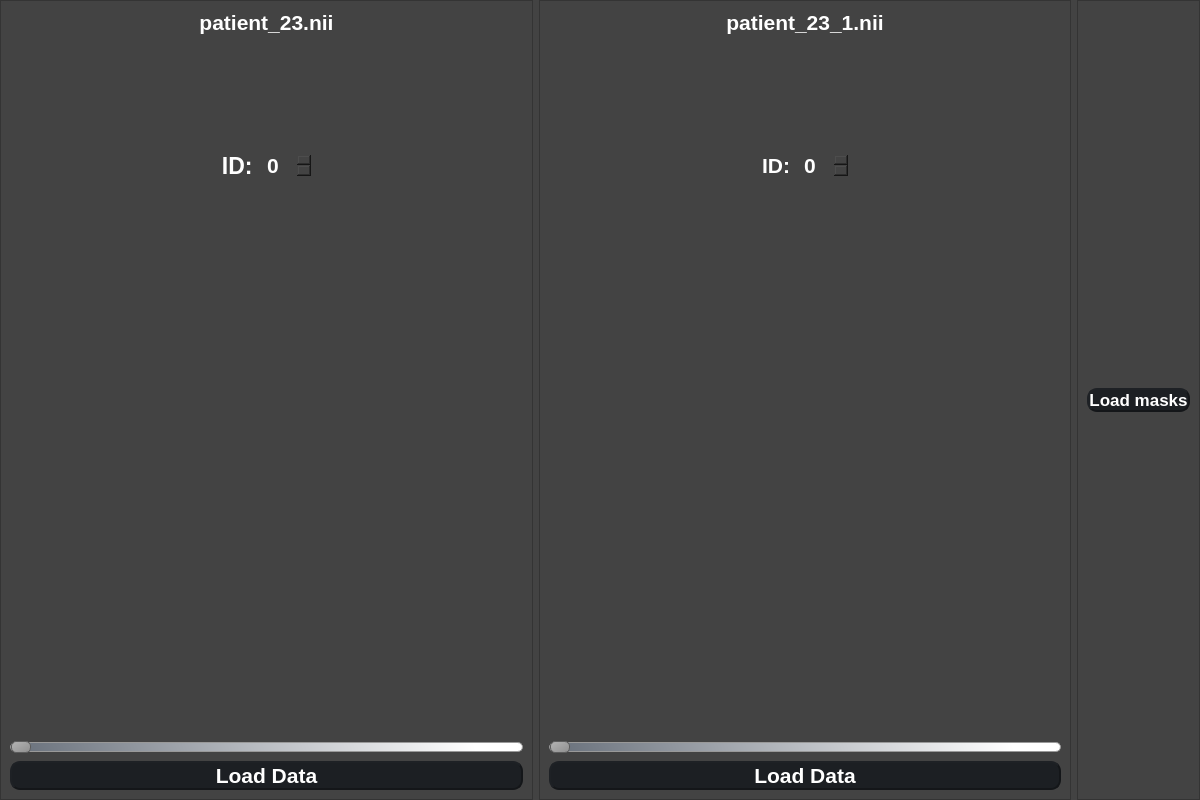
<?xml version="1.0" encoding="UTF-8"?>
<ui version="4.0">
 <class>MainWindow</class>
 <widget class="QMainWindow" name="MainWindow">
  <property name="geometry">
   <rect>
    <x>0</x>
    <y>0</y>
    <width>1200</width>
    <height>800</height>
   </rect>
  </property>
  <property name="windowTitle">
   <string>MainWindow</string>
  </property>
  <widget class="QWidget" name="centralwidget">
   <property name="styleSheet">
    <string notr="true">background-color: rgb(67, 67, 67);</string>
   </property>
   <layout class="QHBoxLayout" name="horizontalLayout">
    <property name="leftMargin">
     <number>0</number>
    </property>
    <property name="topMargin">
     <number>0</number>
    </property>
    <property name="rightMargin">
     <number>0</number>
    </property>
    <property name="bottomMargin">
     <number>0</number>
    </property>
    <item>
     <widget class="QFrame" name="frame">
      <property name="frameShape">
       <enum>QFrame::Shape::StyledPanel</enum>
      </property>
      <property name="frameShadow">
       <enum>QFrame::Shadow::Raised</enum>
      </property>
      <layout class="QVBoxLayout" name="verticalLayout">
       <property name="spacing">
        <number>6</number>
       </property>
       <item alignment="Qt::AlignmentFlag::Qt::AlignmentFlag::AlignTop">
        <widget class="QLabel" name="label_file_1">
         <property name="font">
          <font>
           <pointsize>16</pointsize>
           <bold>true</bold>
          </font>
         </property>
         <property name="styleSheet">
          <string notr="true">color: rgb(255, 255, 255);
background-color: none;
border-radius: 10px;</string>
         </property>
         <property name="text">
          <string>patient_23.nii</string>
         </property>
         <property name="alignment">
          <set>Qt::AlignmentFlag::AlignCenter</set>
         </property>
        </widget>
       </item>
       <item>
        <layout class="QHBoxLayout" name="horizontalLayout_2">
         <property name="sizeConstraint">
          <enum>QLayout::SizeConstraint::SetDefaultConstraint</enum>
         </property>
         <item>
          <spacer name="horizontalSpacer_2">
           <property name="orientation">
            <enum>Qt::Orientation::Horizontal</enum>
           </property>
           <property name="sizeHint" stdset="0">
            <size>
             <width>40</width>
             <height>20</height>
            </size>
           </property>
          </spacer>
         </item>
         <item alignment="Qt::AlignmentFlag::Qt::AlignmentFlag::AlignVCenter">
          <widget class="QLabel" name="label_id_1">
           <property name="maximumSize">
            <size>
             <width>16777215</width>
             <height>16777215</height>
            </size>
           </property>
           <property name="font">
            <font>
             <pointsize>17</pointsize>
             <bold>true</bold>
            </font>
           </property>
           <property name="styleSheet">
            <string notr="true">color: rgb(255, 255, 255);
background-color: none;
border-radius: 10px;</string>
           </property>
           <property name="text">
            <string>ID: </string>
           </property>
           <property name="alignment">
            <set>Qt::AlignmentFlag::AlignRight|Qt::AlignmentFlag::AlignTrailing|Qt::AlignmentFlag::AlignVCenter</set>
           </property>
          </widget>
         </item>
         <item alignment="Qt::AlignmentFlag::Qt::AlignmentFlag::AlignVCenter">
          <widget class="QSpinBox" name="spinBox_1">
           <property name="maximumSize">
            <size>
             <width>120</width>
             <height>120</height>
            </size>
           </property>
           <property name="font">
            <font>
             <pointsize>16</pointsize>
             <bold>true</bold>
            </font>
           </property>
           <property name="layoutDirection">
            <enum>Qt::LayoutDirection::LeftToRight</enum>
           </property>
           <property name="styleSheet">
            <string notr="true">QSpinBox {
	border: none;
	color: rgb(255, 255, 255);
}</string>
           </property>
          </widget>
         </item>
         <item>
          <spacer name="horizontalSpacer">
           <property name="orientation">
            <enum>Qt::Orientation::Horizontal</enum>
           </property>
           <property name="sizeType">
            <enum>QSizePolicy::Policy::Expanding</enum>
           </property>
           <property name="sizeHint" stdset="0">
            <size>
             <width>40</width>
             <height>20</height>
            </size>
           </property>
          </spacer>
         </item>
        </layout>
       </item>
       <item>
        <widget class="QWidget" name="Graph_widget_1" native="true">
         <property name="minimumSize">
          <size>
           <width>512</width>
           <height>512</height>
          </size>
         </property>
         <property name="maximumSize">
          <size>
           <width>512</width>
           <height>512</height>
          </size>
         </property>
        </widget>
       </item>
       <item>
        <widget class="QSlider" name="horizontalSlider_1">
         <property name="styleSheet">
          <string notr="true">QSlider::groove:horizontal {
    border: 1px solid #999999;
    height: 8px; /* the groove expands to the size of the slider by default. by giving it a height, it has a fixed size */
    background: qlineargradient(spread:pad, x1:0, y1:0.79, x2:0.909, y2:0.784091, stop:0 rgba(103, 111, 122, 255), stop:1 rgba(255, 255, 255, 255));
    margin: 2px 0;
	border-radius: 5px;
}

QSlider::handle:horizontal {
    background: qlineargradient(x1:0, y1:0, x2:1, y2:1, stop:0 #b4b4b4, stop:1 #8f8f8f);
    border: 1px solid #5c5c5c;
    width: 18px;
    margin: -2px 0; /* handle is placed by default on the contents rect of the groove. Expand outside the groove */
    border-radius: 5px;
}</string>
         </property>
         <property name="orientation">
          <enum>Qt::Orientation::Horizontal</enum>
         </property>
        </widget>
       </item>
       <item>
        <widget class="QPushButton" name="pushButton_load_1">
         <property name="font">
          <font>
           <pointsize>16</pointsize>
           <bold>true</bold>
          </font>
         </property>
         <property name="cursor">
          <cursorShape>PointingHandCursor</cursorShape>
         </property>
         <property name="styleSheet">
          <string notr="true">QPushButton {
	background-color: rgb(28, 31, 35);
	color: rgb(255, 255, 255);
	border-radius: 10px;
	border-style: outset;
	border-width: 2px;
	border-color:rgb(20, 22, 25)
}

QPushButton:hover {
	background-color: rgb(41, 46, 52);
}

QPushButton:pressed {
	background-color: rgb(33, 37, 42);
}</string>
         </property>
         <property name="text">
          <string>Load Data</string>
         </property>
        </widget>
       </item>
      </layout>
     </widget>
    </item>
    <item>
     <widget class="QFrame" name="frame_2">
      <property name="frameShape">
       <enum>QFrame::Shape::StyledPanel</enum>
      </property>
      <property name="frameShadow">
       <enum>QFrame::Shadow::Raised</enum>
      </property>
      <layout class="QVBoxLayout" name="verticalLayout_2">
       <item alignment="Qt::AlignmentFlag::Qt::AlignmentFlag::AlignTop">
        <widget class="QLabel" name="label_file_2">
         <property name="font">
          <font>
           <pointsize>16</pointsize>
           <bold>true</bold>
          </font>
         </property>
         <property name="styleSheet">
          <string notr="true">color: rgb(255, 255, 255);
background-color: none;
border-radius: 10px;</string>
         </property>
         <property name="text">
          <string>patient_23_1.nii</string>
         </property>
         <property name="alignment">
          <set>Qt::AlignmentFlag::AlignCenter</set>
         </property>
        </widget>
       </item>
       <item>
        <layout class="QHBoxLayout" name="horizontalLayout_3">
         <item>
          <spacer name="horizontalSpacer_3">
           <property name="orientation">
            <enum>Qt::Orientation::Horizontal</enum>
           </property>
           <property name="sizeHint" stdset="0">
            <size>
             <width>40</width>
             <height>20</height>
            </size>
           </property>
          </spacer>
         </item>
         <item alignment="Qt::AlignmentFlag::Qt::AlignmentFlag::AlignVCenter">
          <widget class="QLabel" name="label_id_2">
           <property name="font">
            <font>
             <pointsize>16</pointsize>
             <bold>true</bold>
            </font>
           </property>
           <property name="styleSheet">
            <string notr="true">color: rgb(255, 255, 255);
background-color: none;
border-radius: 10px;</string>
           </property>
           <property name="text">
            <string>ID: </string>
           </property>
           <property name="alignment">
            <set>Qt::AlignmentFlag::AlignCenter</set>
           </property>
          </widget>
         </item>
         <item alignment="Qt::AlignmentFlag::Qt::AlignmentFlag::AlignVCenter">
          <widget class="QSpinBox" name="spinBox_2">
           <property name="font">
            <font>
             <pointsize>16</pointsize>
             <bold>true</bold>
            </font>
           </property>
           <property name="styleSheet">
            <string notr="true">QSpinBox {
	border: none;
	color: rgb(255, 255, 255);
}</string>
           </property>
          </widget>
         </item>
         <item>
          <spacer name="horizontalSpacer_4">
           <property name="orientation">
            <enum>Qt::Orientation::Horizontal</enum>
           </property>
           <property name="sizeHint" stdset="0">
            <size>
             <width>40</width>
             <height>20</height>
            </size>
           </property>
          </spacer>
         </item>
        </layout>
       </item>
       <item>
        <widget class="QWidget" name="Graph_widget_2" native="true">
         <property name="minimumSize">
          <size>
           <width>512</width>
           <height>512</height>
          </size>
         </property>
         <property name="maximumSize">
          <size>
           <width>512</width>
           <height>512</height>
          </size>
         </property>
        </widget>
       </item>
       <item>
        <widget class="QSlider" name="horizontalSlider_2">
         <property name="styleSheet">
          <string notr="true">QSlider::groove:horizontal {
    border: 1px solid #999999;
    height: 8px; /* the groove expands to the size of the slider by default. by giving it a height, it has a fixed size */
    background: qlineargradient(spread:pad, x1:0, y1:0.79, x2:0.909, y2:0.784091, stop:0 rgba(103, 111, 122, 255), stop:1 rgba(255, 255, 255, 255));
    margin: 2px 0;
	border-radius: 5px;
}

QSlider::handle:horizontal {
    background: qlineargradient(x1:0, y1:0, x2:1, y2:1, stop:0 #b4b4b4, stop:1 #8f8f8f);
    border: 1px solid #5c5c5c;
    width: 18px;
    margin: -2px 0; /* handle is placed by default on the contents rect of the groove. Expand outside the groove */
    border-radius: 5px;
}</string>
         </property>
         <property name="orientation">
          <enum>Qt::Orientation::Horizontal</enum>
         </property>
        </widget>
       </item>
       <item>
        <widget class="QPushButton" name="pushButton_load_2">
         <property name="font">
          <font>
           <pointsize>16</pointsize>
           <bold>true</bold>
          </font>
         </property>
         <property name="cursor">
          <cursorShape>PointingHandCursor</cursorShape>
         </property>
         <property name="styleSheet">
          <string notr="true">QPushButton {
	background-color: rgb(28, 31, 35);
	color: rgb(255, 255, 255);
	border-radius: 10px;
	border-style: outset;
	border-width: 2px;
	border-color:rgb(20, 22, 25)
}

QPushButton:hover {
	background-color: rgb(41, 46, 52);
}

QPushButton:pressed {
	background-color: rgb(33, 37, 42);
}</string>
         </property>
         <property name="text">
          <string>Load Data</string>
         </property>
        </widget>
       </item>
      </layout>
     </widget>
    </item>
    <item>
     <widget class="QFrame" name="frame_3">
      <property name="frameShape">
       <enum>QFrame::Shape::StyledPanel</enum>
      </property>
      <property name="frameShadow">
       <enum>QFrame::Shadow::Raised</enum>
      </property>
      <layout class="QVBoxLayout" name="verticalLayout_3">
       <item>
        <widget class="QPushButton" name="pushButton_mask">
         <property name="font">
          <font>
           <pointsize>13</pointsize>
           <bold>true</bold>
          </font>
         </property>
         <property name="styleSheet">
          <string notr="true">QPushButton {
	background-color: rgb(28, 31, 35);
	color: rgb(255, 255, 255);
	border-radius: 10px;
	border-style: outset;
	border-width: 2px;
	border-color:rgb(20, 22, 25)
}

QPushButton:hover {
	background-color: rgb(41, 46, 52);
}

QPushButton:pressed {
	background-color: rgb(33, 37, 42);
}</string>
         </property>
         <property name="text">
          <string>Load masks</string>
         </property>
        </widget>
       </item>
      </layout>
     </widget>
    </item>
   </layout>
  </widget>
 </widget>
 <resources/>
 <connections/>
</ui>
